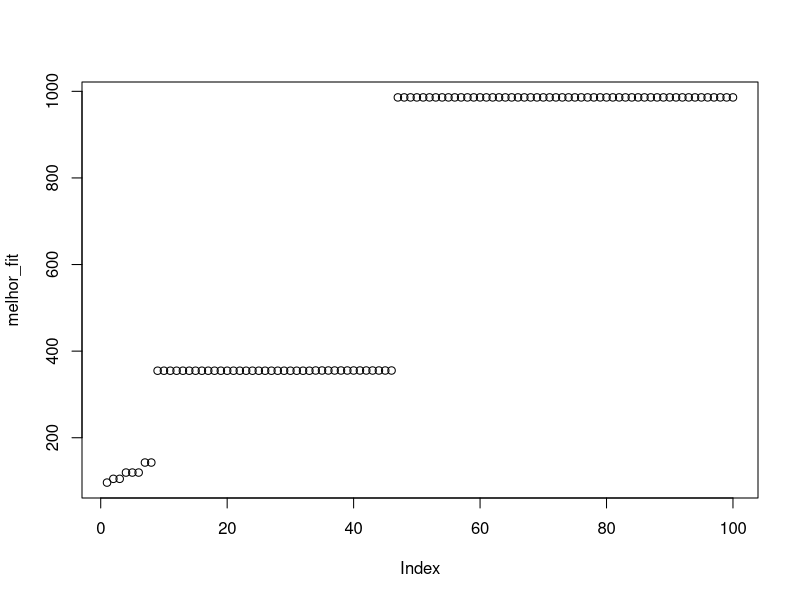

Recreate this plot in R.
rm(list = ls())

# algoritmo genetico: onemax

# Funcao objetivo
aptidao = function(individuo){
  sum(individuo^2)/(3.2*(sqrt(abs(max(individuo)))))
}

# Funcao de mutacao
mutacao = function(individuo, qt_genes){
  tam_ind = length(individuo)
  pos = sample(tam_ind, qt_genes)

  for(i in pos){
    aux = runif(1, -10, 10)

    while(aux == individuo[i]){
      aux = runif(1, -10, 10)
    }

    individuo[i] = aux
  }

  individuo
}

cruzamento = function(individuo1, individuo2){
  tam_ind = length(individuo1)
  pos = sample(tam_ind-1, 1)

  c(individuo1[1:pos], individuo2[(pos+1):tam_ind])
}

torneio = function(vet_aptidao, tam_torneio){
  aux = sample(1:length(vet_aptidao), tam_torneio, replace = F)
  aux[which.max(vet_aptidao[aux])]
}

# Laco evolutivo
tam_pop = 1000
tam_ind = 2

max_gen = 100
prob_cross = 0.5
prob_mut = 0.01
qtd_mut = 2
tam_torneio = 3
elite = 1

pop = matrix(runif(tam_pop*tam_ind, -10.0, 10.0), ncol = tam_ind)
fitness = apply(pop, 1, aptidao)
melhor_fit = NULL

#x11()

for(i in 1:max_gen){

  melhor_fit = c(melhor_fit, max(fitness))

  pop_filhos = NULL
  fit_filhos = NULL


  nova_pop = NULL
  novo_fit= NULL

  pop_ant = NULL
  pop_apt = NULL

  cat("\r", (i*100)/max_gen, "%")

  for(p in 1:(tam_pop * prob_cross)){
    idx_pai1 = torneio(fitness, tam_torneio)

    idx_pai2 = torneio(fitness[-(idx_pai1)], tam_torneio)

    filho = cruzamento(pop[idx_pai1, ], pop[idx_pai2, ])
    filho = mutacao(filho, qtd_mut)
    aptidao_filho = aptidao(filho)

    pop_filhos = rbind(pop_filhos, filho)
    fit_filhos = c(fit_filhos, aptidao_filho)
  }

  pop_ant = rbind(pop_filhos, pop)
  pop_apt = c(fit_filhos, fitness)

  # Elite sempre esta na nova populacao
  aux = order(pop_apt, decreasing=TRUE)[1:elite]
  nova_pop = rbind(nova_pop, pop_ant[aux, ])
  novo_fit = c(novo_fit, pop_apt[aux])

  for(j in 1:(tam_pop - elite)){
    boladao = torneio(pop_apt, tam_torneio)
    nova_pop = rbind(nova_pop, pop_ant[boladao, ])
    novo_fit = c(novo_fit, pop_apt[boladao])
    pop_ant = pop_ant[-(boladao), ]
    pop_apt = pop_apt[-boladao]
  }


  pop = nova_pop
  fitness = novo_fit

  #plot(pop)
  #Sys.sleep(0.5)
}

melhor = order(fitness, decreasing=TRUE)[1]
cat("Melhor individuo: ", pop[melhor, ], " fitness: ", fitness[melhor], "\n")

pior = order(fitness, decreasing=TRUE)[length(fitness)]
cat("Pior individuo: ", pop[pior, ], " fitness: ", fitness[pior], "\n")

media = mean(fitness)
cat("Fitness media da pop: ", mean(fitness))

plot(melhor_fit)

# imprimir:
# Melhor individuo e seu fitness
# Fitness medio da populacao
# Pior fitness
# Grafico mostrando a evolucao do melhor fitness

# Exercicio 3
# Fazer com numeros assim: "fobj(ind) = sum(ind^2)/(3.2*(sqrt(abs(max(ind)))))"
# tam_ind = 2 e ind[-10., 10.0] (vai de -10.0 até 10.0)
